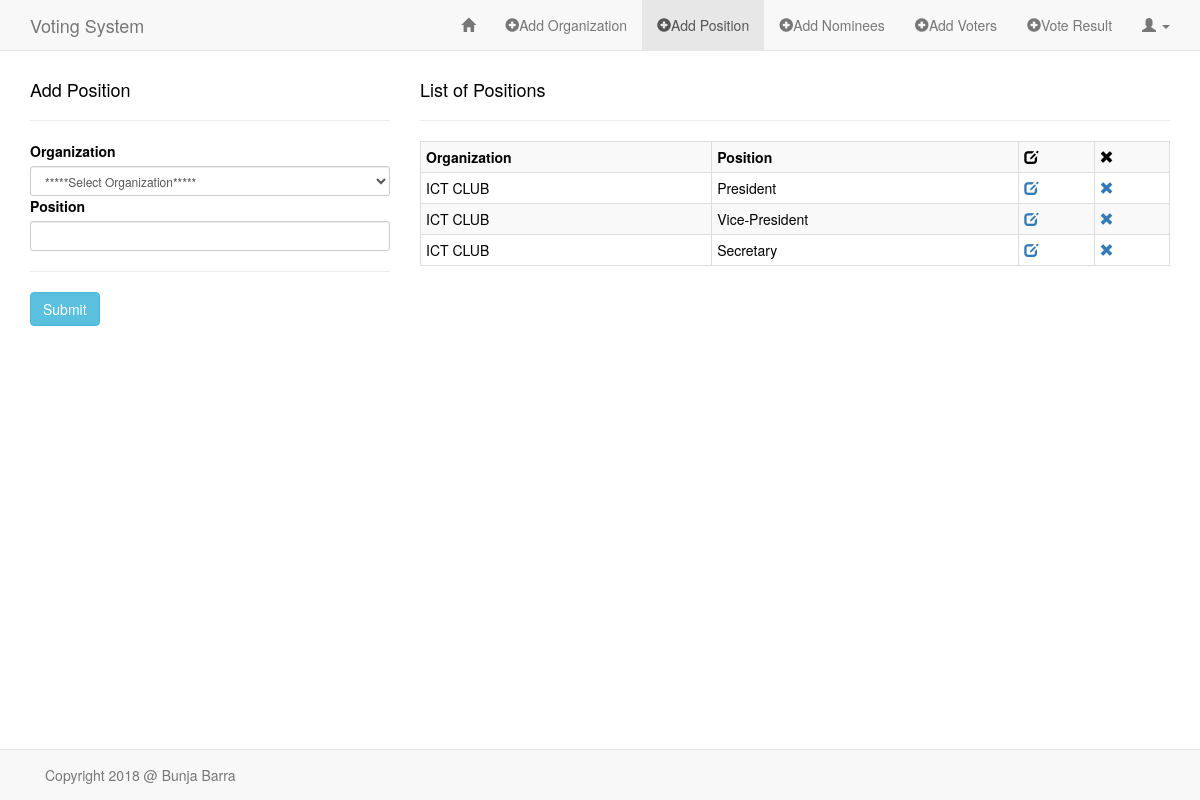
The app's page /sandbox/add_pos.php (signed in) with its own data.
### tables this page shows
CREATE TABLE IF NOT EXISTS `positions` (
  `id` int(11) NOT NULL AUTO_INCREMENT,
  `org` varchar(60) NOT NULL,
  `pos` varchar(60) NOT NULL,
  PRIMARY KEY (`id`)
);

### sandbox/classes/Organization.php (called while the page is built, shortened)
<?php
class Organization
{
    public function READ_ORG()
    {
        global $db;
        $sql = "SELECT * FROM organization";
        if (!$stmt = $db->prepare($sql)) {
            echo $stmt->error;
        } else {
            $stmt->execute();
            $result = $stmt->get_result();
        }
        return $result;
    }
}

### sandbox/classes/Position.php (called while the page is built, shortened)
<?php
class Position
{
    public function READ_POS()
    {
        global $db;
        $sql = "SELECT *
                FROM positions
                ORDER BY org ASC";
        if (!$stmt = $db->prepare($sql)) {
            echo $stmt->error;
        } else {
            $stmt->execute();
            $result = $stmt->get_result();
        }
        return $result;
    }
}

### sandbox/add_pos.php (the view, shortened to what this page needs)
<?php
require("../config/db.php");
require("classes/Organization.php");
require("classes/Position.php");
?>
<!DOCTYPE HTML>
<html lang="en-US">
<head>
    <link rel="stylesheet" href="../assets/css/bootstrap.min.css">
    <link rel="stylesheet" href="../assets/css/style_admin.css">
</head>
<body>
<nav class="navbar navbar-default navbar-fixed-top" role="navigation">
    <div class="container">
        <div class="navbar-header">
            <a class="navbar-brand" href="index.php">Voting System</a>
        </div>
        <div class="collapse navbar-collapse" id="bs-example-navbar-collapse-1">
            <ul class="nav navbar-nav navbar-right">
                <li><a href="admin_page.php"><span class="glyphicon glyphicon-home"></span></a></li>
                <li><a href="add_org.php"><span class="glyphicon glyphicon-plus-sign"></span>Add Organization</a></li>
                <li class="active"><a href="add_pos.php"><span class="glyphicon glyphicon-plus-sign"></span>Add Position</a></li>
                <li><a href="add_nominees.php"><span class="glyphicon glyphicon-plus-sign"></span>Add Nominees</a></li>
                <li><a href="add_voters.php"><span class="glyphicon glyphicon-plus-sign"></span>Add Voters</a></li>
                <li><a href="vote_result.php"><span class="glyphicon glyphicon-plus-sign"></span>Vote Result</a></li>
                <li class="dropdown">
                    <a href="#" class="dropdown-toggle" data-toggle="dropdown" role="button" aria-haspopup="true" aria-expanded="false"><span class="glyphicon glyphicon-user"></span> <span class="caret"></span></a>
                </li>
            </ul>
        </div>
    </div>
</nav>
<div class="container">
    <div class="row">
        <div class="col-md-4">
            <h4>Add Position</h4><hr>
            <form method="POST" action="<?php $_SERVER['PHP_SELF']; ?>" role="form">
                <?php
                $readOrg = new Organization();
                $rtnReadOrg = $readOrg->READ_ORG();
                ?>
                <div class="form-group-sm">
                    <label for="organization">Organization</label>
                    <?php if($rtnReadOrg) { ?>
                    <select required name="organization" class="form-control">
                        <option value="">*****Select Organization*****</option>
                    </select>
                    <?php }  ?>
                </div>
                <div class="form-group-sm">
                    <label for="position">Position</label>
                    <input required type="text" name="position" class="form-control">
                </div><hr/>
                <div class="form-group-sm">
                    <input type="submit" name="submit" value="Submit" class="btn btn-info">
                </div>
            </form>
        </div>
        <?php
        $readPos = new Position();
        $rtnReadPos = $readPos->READ_POS();
        ?>
        <div class="col-md-8">
            <h4>List of Positions</h4><hr>
            <div class="table-responsive">
                <?php if($rtnReadPos) { ?>
                <table class="table table-bordered table-condensed table-striped">
                    <tr>
                        <th>Organization</th>
                        <th>Position</th>
                        <th><span class="glyphicon glyphicon-edit"></span></th>
                        <th><span class="glyphicon glyphicon-remove"></span></th>
                    </tr>
                    <?php while($rowPos = $rtnReadPos->fetch_assoc()) { ?>
                    <tr>
                        <td><?php echo $rowPos['org']; ?></td>
                        <td><?php echo $rowPos['pos']; ?></td>
                        <td><a href="http://localhost/voting_system/sandbox/edit_pos.php?id=<?php echo $rowPos['id']; ?>"><span class="glyphicon glyphicon-edit"></span></a></td>
                        <td><a href="http://localhost/voting_system/sandbox/delete_pos.php?id=<?php echo $rowPos['id']; ?>"><span class="glyphicon glyphicon-remove"></span></a></td>
                    </tr>
                    <?php }  ?>
                </table>
                <?php }  ?>
            </div>
        </div>
    </div>
</div>
<nav class="navbar navbar-default navbar-fixed-bottom" role="navigation">
    <div class="container">
        <div class="navbar-text pull-left">
            Copyright 2018 @ Bunja Barra
        </div>
    </div>
</nav>
</body>
</html>

### assets/css/style_admin.css (style rules this page uses)
body { color: black; margin-top: 70px; margin-bottom: 70px; background-color: white; }

### records on screen
positions: org "ICT CLUB", pos "President"
positions: org "ICT CLUB", pos "Vice-President"
positions: org "ICT CLUB", pos "Secretary"
